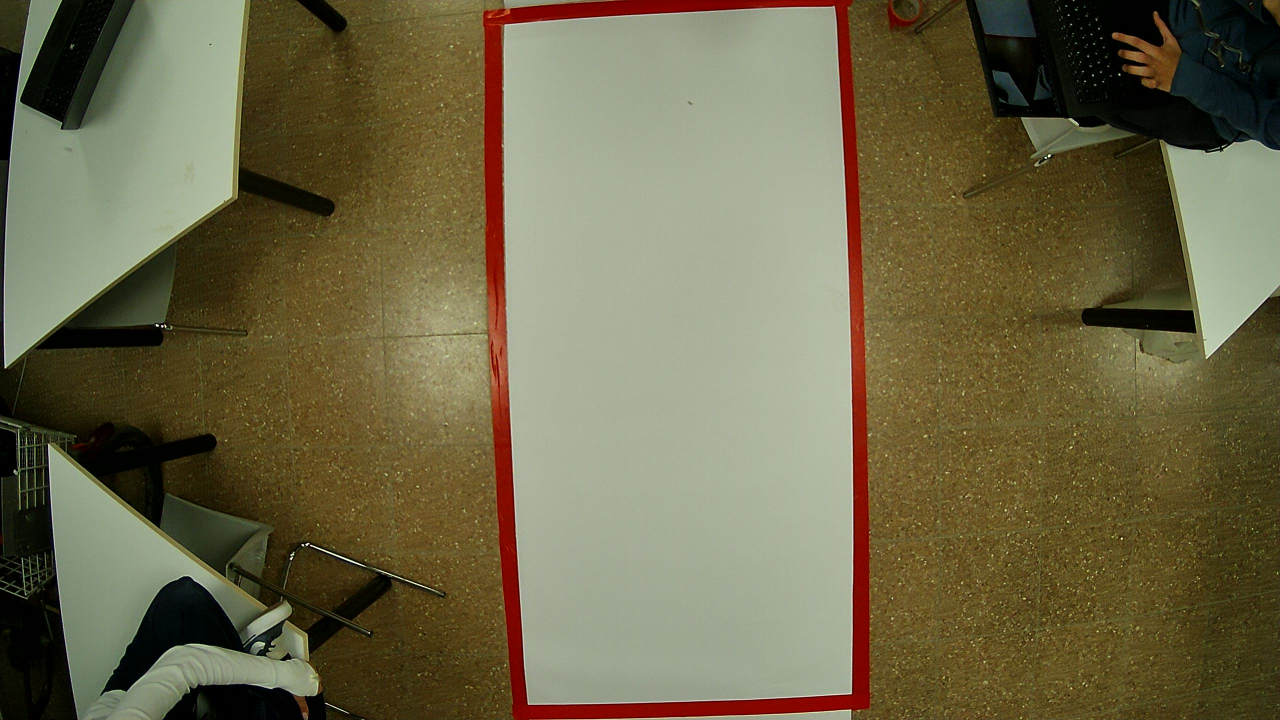
#> input picture photos/WIN_20251127_19_16_19_Pro.jpg, 2560 x 1440 px, found by its file name (shown at 1/2 size)
$ python detect_rect_center.py
#> lines starting #> are read from the running program, lines starting #| are printed output that depends on the picture; after the words box and inside, x2 and y2 are one past the last pixel; in counts of white or black regions, pixels touching at a corner belong together
import cv2
import numpy as np

# Ensure the file path is correct for your image
frame = cv2.imread("C:/Users/pc/Downloads/WIN_20251127_19_16_19_Pro.jpg")
#> frame is the input picture: shape (1440, 2560, 3); mean B, G, R 72.8, 102.8, 109.2

def detect_red_rectangle_and_check_center(frame):
    # Check if the image was loaded successfully
    if frame is None:
        print("Error: Could not load the image. Check the file path.")
        return

    # Resize the frame for faster processing and noise reduction
    frame = cv2.resize(frame, None, fx=0.5, fy=0.5, interpolation=cv2.INTER_AREA)
#> frame: shape (720, 1280, 3)

    # 1. Define Frame Center and Tolerance
    W = frame.shape[1]
    X_mid_frame = W // 2 # Center of the entire processed frame

    # Define tolerance (e.g., 5% of the frame width)
    tolerance = int(W * 0.05)
    center_min_x = X_mid_frame - tolerance
    center_max_x = X_mid_frame + tolerance

    # --- Red Mask and Contour Detection (Robust code) ---
    hsv = cv2.cvtColor(frame, cv2.COLOR_BGR2HSV)
#> hsv: shape (720, 1280, 3); mean H, S, V 33.2, 120.8, 113.6

    # Red Color Ranges
    lower_red_1 = np.array([0, 100, 100])
    upper_red_1 = np.array([10, 255, 255])
    mask1 = cv2.inRange(hsv, lower_red_1, upper_red_1)
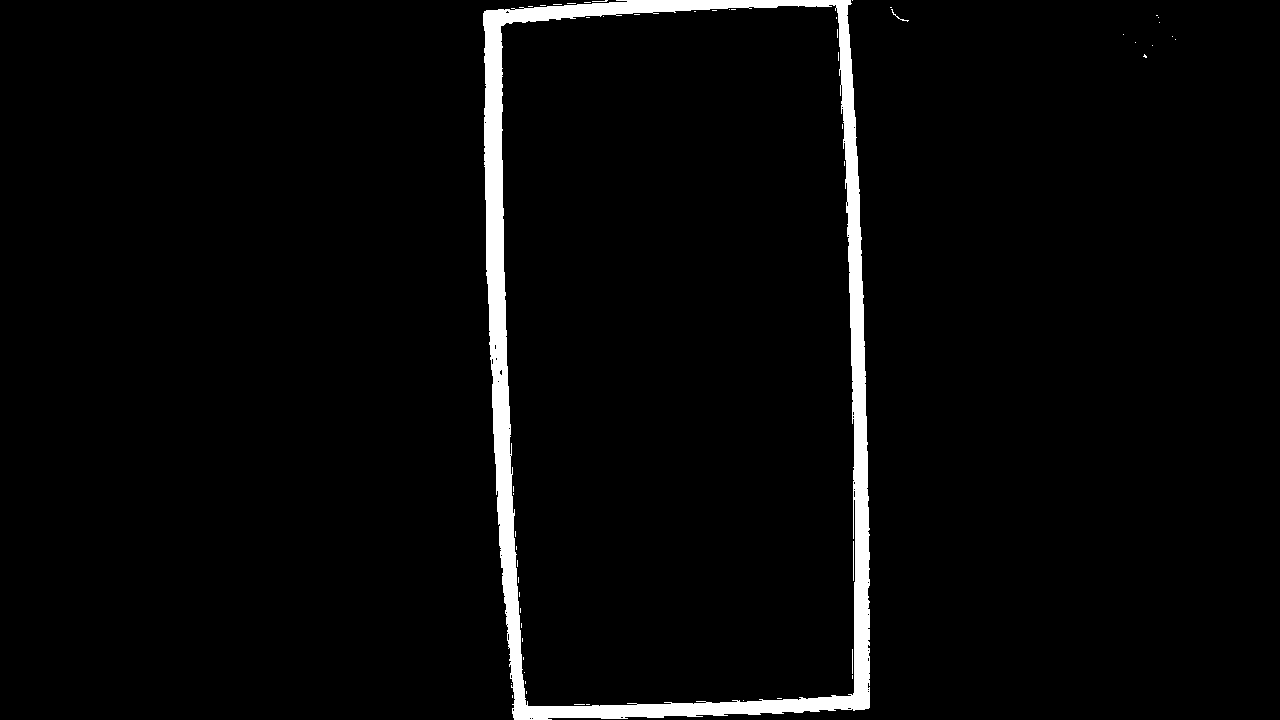
#> mask1: shape (720, 1280); 3.2% white; 54 white regions (50 under 20 px), largest, box (x1, y1, x2, y2) and area: (483, 0, 870, 720) 29145, (853, 541, 854, 581) 40, (891, 9, 909, 22) 29, (852, 649, 853, 674) 25

    lower_red_2 = np.array([170, 100, 100])
    upper_red_2 = np.array([180, 255, 255])
    mask2 = cv2.inRange(hsv, lower_red_2, upper_red_2)
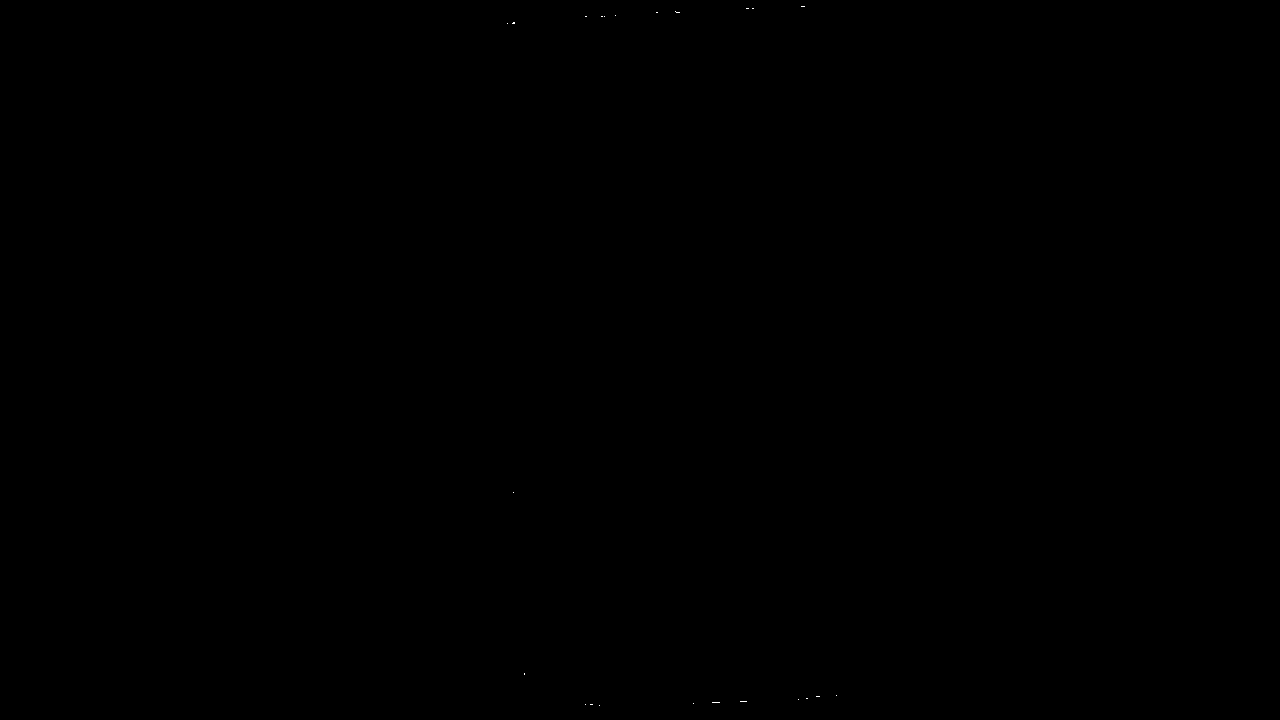
#> mask2: shape (720, 1280); 0.01% white in thin lines or dots, all inside (x1, y1, x2, y2) = (507, 6, 837, 706)

    red_mask = mask1 + mask2

    # Morphological Operations to connect and clean the red contour
    kernel = np.ones((5, 5), np.uint8)
    red_mask = cv2.morphologyEx(red_mask, cv2.MORPH_CLOSE, kernel, iterations=2)
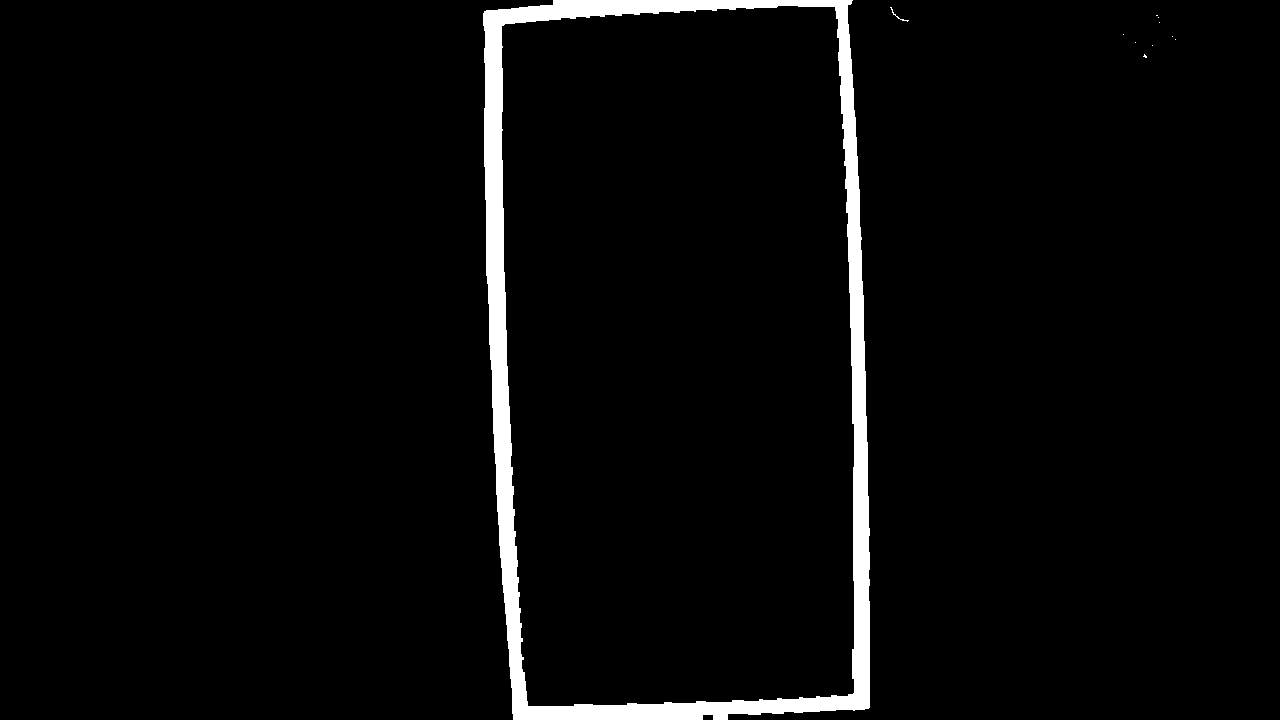
#> red_mask: shape (720, 1280); 3.4% white; 11 white regions (9 under 20 px), largest, box (x1, y1, x2, y2) and area: (483, 0, 870, 720) 31093, (890, 7, 909, 22) 32
    red_mask = cv2.morphologyEx(red_mask, cv2.MORPH_OPEN, kernel, iterations=1)
#> red_mask: shape (720, 1280); 3.4% white; 1 white region

    # Find external contours
    contours, _ = cv2.findContours(red_mask, cv2.RETR_EXTERNAL, cv2.CHAIN_APPROX_SIMPLE)
#> contours = 1 contour; box (x1, y1, x2, y2) and area: (483, 0, 870, 720) 263682

    best_rectangle = None
    max_area = 0

    # Find the largest, rectangle-like contour
    for cnt in contours:
        area = cv2.contourArea(cnt)
        if area < 500:
            continue
        x, y, w, h = cv2.boundingRect(cnt)
        aspect_ratio = float(w) / h

        # Filter by Aspect Ratio and Area
        if 0.2 < aspect_ratio < 5.0 and area > max_area:
            best_rectangle = cnt
            max_area = area
#> this loop made 1 pass
#> (area, x, y, w, h, aspect_ratio, max_area) on pass 1: (263681.5, 483, 0, 387, 720, 0.537, 263681.5)
#> after the loop, best_rectangle = contour of 179 points, box (x1, y1, x2, y2) (483, 0, 870, 720), area 263682; max_area = 263681.5

    # --- Center Calculation and Status Determination ---
    if best_rectangle is None:
        print("Status: No rectangle detected.")
    else:
        # Calculate the Bounding Box parameters
        x, y, w, h = cv2.boundingRect(best_rectangle)

        # Calculate the X-center of the rectangle
        X_center = (x + (x + w)) // 2
#> X_center = 676

        # Check the Center Status
        if center_min_x <= X_center <= center_max_x:
            center_status = "Centered"
            color = (0, 255, 0) # Green
        elif X_center < center_min_x:
            center_status = "Too Far Left"
            color = (0, 0, 255) # Red
        else:
            center_status = "Too Far Right"
            color = (0, 0, 255) # Red

        # --- Visual Feedback (DRAWING ONLY ONE LINE) ---

        # 1. Draw the Bounding Box with the status color
        cv2.rectangle(frame, (x, y), (x + w, y + h), color, 3)

        # 2. Draw the SINGLE vertical line at the Rectangle's X_center (Blue line)
        # Note: We use a different color (e.g., Cyan/Light Blue (255, 255, 0) is Yellow)
        # Let's use Bright Blue (255, 0, 0) for the center line of the rectangle itself
        cv2.line(frame, (X_center, 0), (X_center, frame.shape[0]), (255, 0, 0), 3)
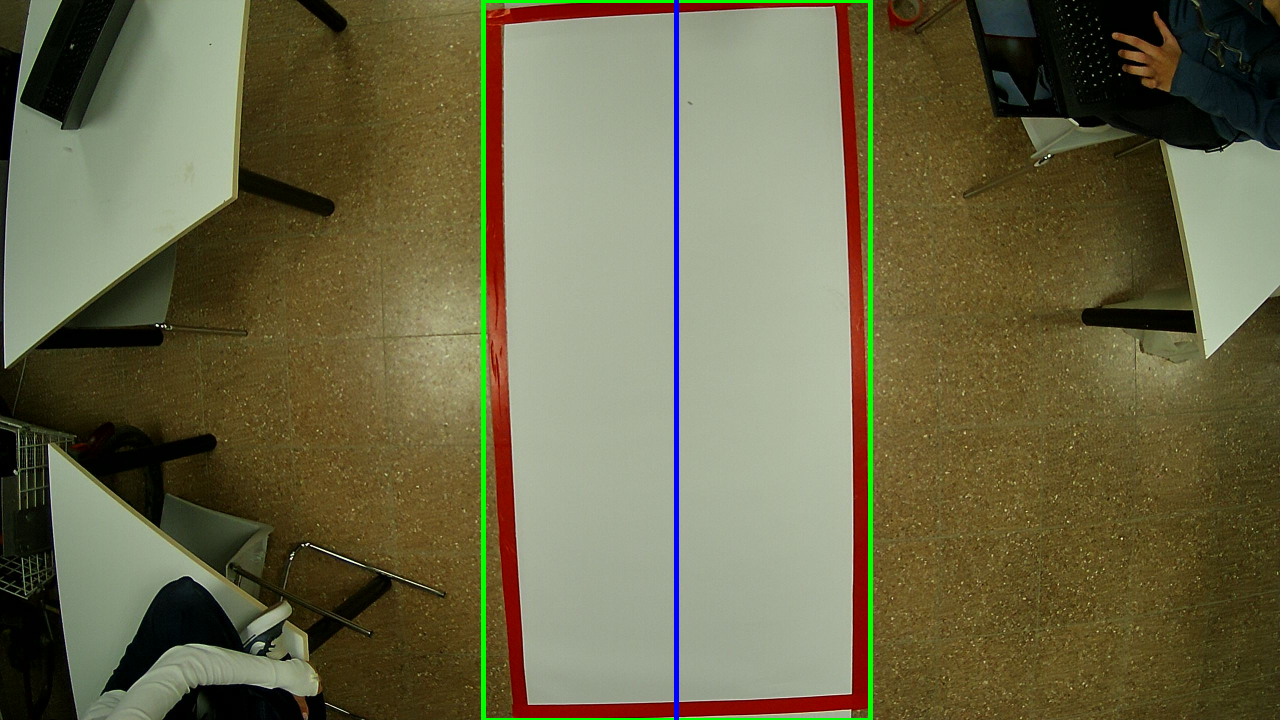
#> frame: shape (720, 1280, 3); mean of channels 0, 1, 2 72.9, 104, 107.5; drawn as B, G, R

        # Print the required values and the final status
        print(f"Frame Width (W): {W}")
#| Frame Width (W): 1280
        print(f"Rectangle Center (X_center): {X_center}")
#| Rectangle Center (X_center): 676
        print(f"Final Center Status: **{center_status}**")

        cv2.imshow('Rectangle Center Line', frame)
        cv2.waitKey(0)
        cv2.destroyAllWindows()

# Execute the function
detect_red_rectangle_and_check_center(frame)

$ run again, with photos/WIN_20251106_19_06_40_Pro.jpg copied over photos/WIN_20251127_19_16_19_Pro.jpg
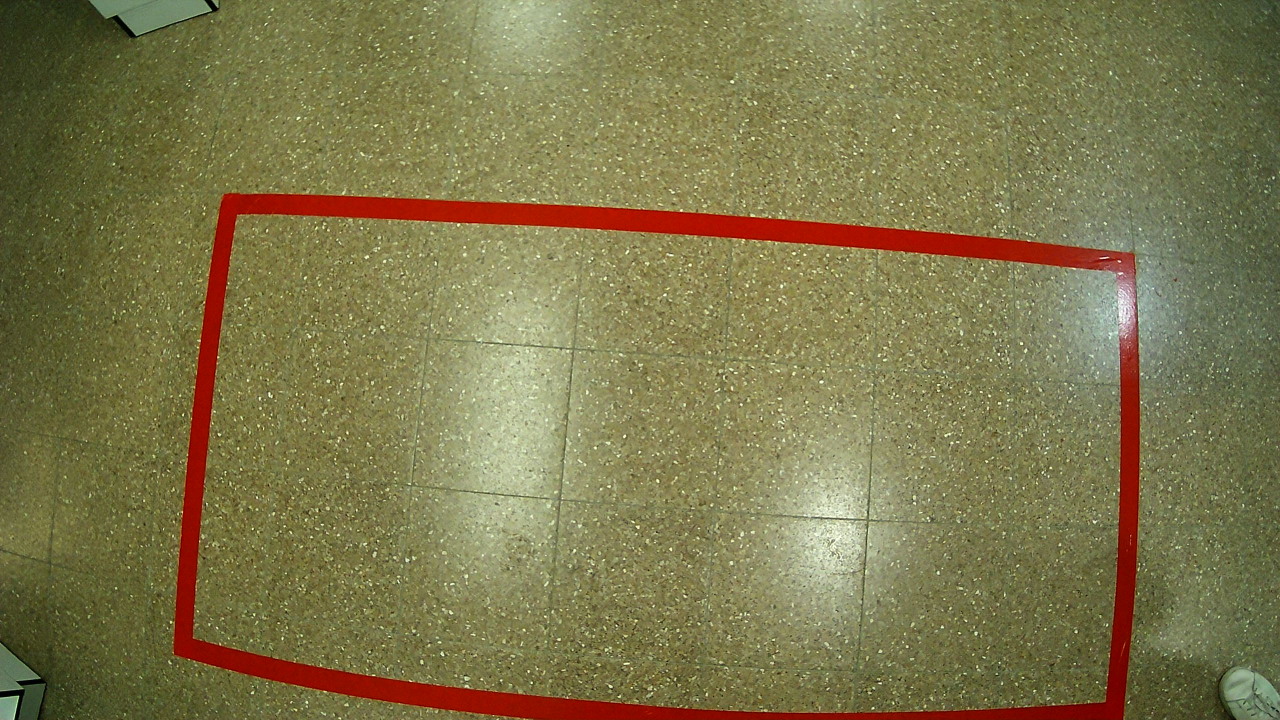
#> input picture photos/WIN_20251106_19_06_40_Pro.jpg, 2560 x 1440 px, found by its file name (shown at 1/2 size)
#> frame is the input picture: shape (1440, 2560, 3); mean B, G, R 75.3, 118.5, 125.2
#> hsv: shape (720, 1280, 3); mean H, S, V 29.6, 107, 127.7
#> in detect_red_rectangle_and_check_center, `mask1 = cv2.inRange(hsv, lower_red_1, upper_red_1)`:
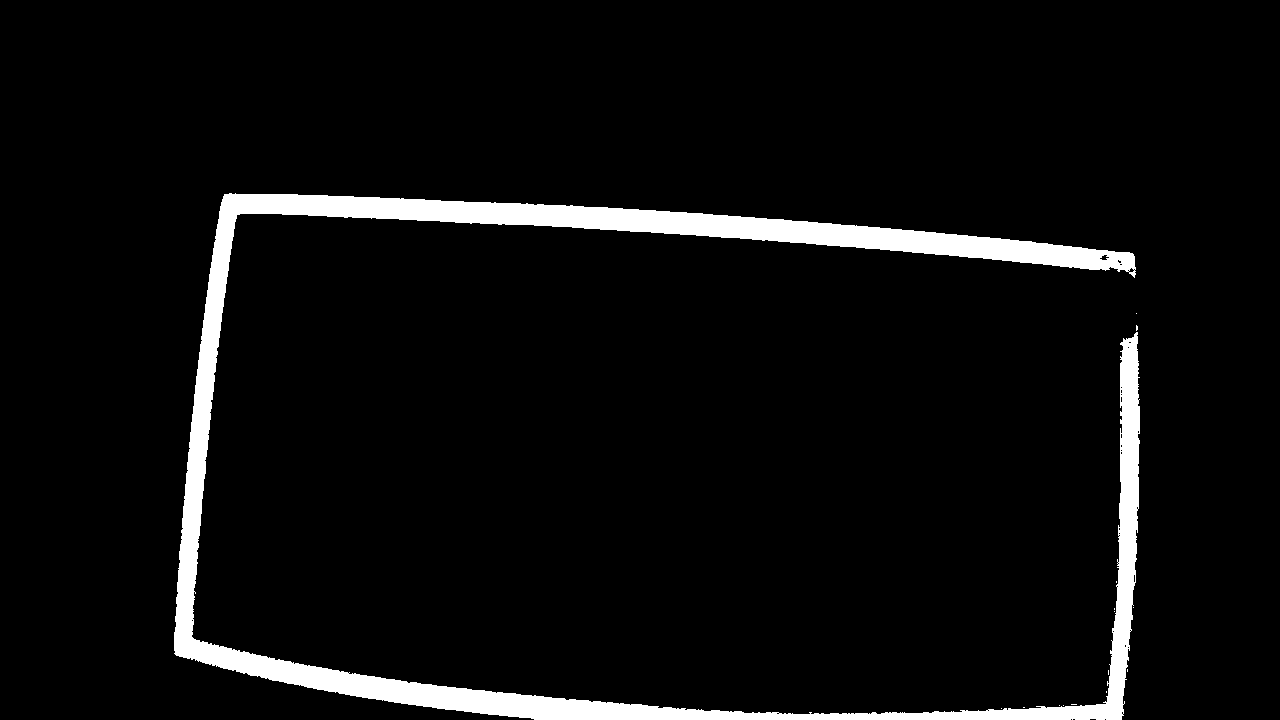
#> mask1: shape (720, 1280); 5.3% white; 15 white regions (14 under 20 px), largest, box (x1, y1, x2, y2) and area: (174, 193, 1140, 720) 48806
#> mask2: shape (720, 1280); 0.02% white in thin lines or dots, all inside (x1, y1, x2, y2) = (1104, 255, 1137, 362)
#> contours = 1 contour; box (x1, y1, x2, y2) and area: (174, 193, 1140, 720) 47106
#> the loop in detect_red_rectangle_and_check_center, `for cnt in contours:` made 1 pass
#> (area, x, y, w, h, aspect_ratio, max_area) on pass 1: (47106, 174, 193, 966, 527, 1.83, 47106)
#> after the loop in detect_red_rectangle_and_check_center, `for cnt in contours:`: best_rectangle = contour of 851 points, box (x1, y1, x2, y2) (174, 193, 1140, 720), area 47106; max_area = 47106
#> X_center = 657
#> in detect_red_rectangle_and_check_center, `cv2.line(frame, (X_center, 0), (X_center, frame.shape[0]), (255, 0, 0)..`:
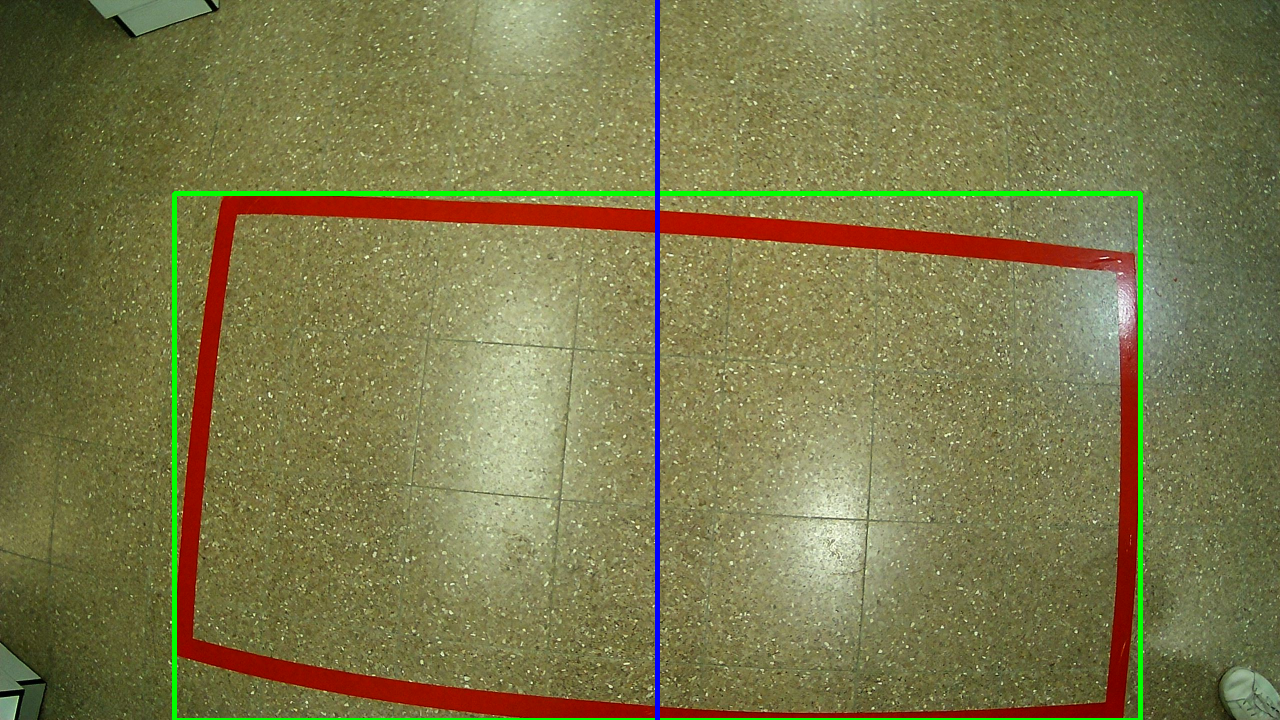
#> frame: shape (720, 1280, 3); mean of channels 0, 1, 2 75.3, 120, 123.1; drawn as B, G, R
#| Frame Width (W): 1280
#| Rectangle Center (X_center): 657
